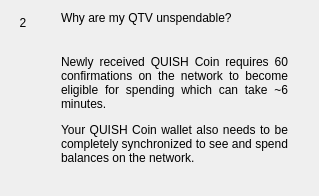
                  <widget class="QWidget" name="widgetFaq2" native="true">
                   <layout class="QHBoxLayout" name="horizontalPage2" stretch="0,1">
                    <item alignment="Qt::AlignTop">
                     <widget class="QLabel" name="labelNumber2">
                      <property name="minimumSize">
                       <size>
                        <width>24</width>
                        <height>24</height>
                       </size>
                      </property>
                      <property name="maximumSize">
                       <size>
                        <width>16777215</width>
                        <height>24</height>
                       </size>
                      </property>
                      <property name="text">
                       <string>2</string>
                      </property>
                      <property name="alignment">
                       <set>Qt::AlignCenter</set>
                      </property>
                     </widget>
                    </item>
                    <item>
                     <layout class="QVBoxLayout" name="verticalLayoutPage2">
                      <property name="spacing">
                       <number>0</number>
                      </property>
                      <property name="leftMargin">
                       <number>20</number>
                      </property>
                      <property name="rightMargin">
                       <number>20</number>
                      </property>
                      <item>
                       <widget class="QLabel" name="labelSubtitle2">
                        <property name="text">
                         <string>Why are my QTV unspendable?</string>
                        </property>
                        <property name="wordWrap">
                         <bool>true</bool>
                        </property>
                       </widget>
                      </item>
                      <item>
                       <spacer name="verticalSpacer_20">
                        <property name="orientation">
                         <enum>Qt::Vertical</enum>
                        </property>
                        <property name="sizeType">
                         <enum>QSizePolicy::Fixed</enum>
                        </property>
                        <property name="sizeHint" stdset="0">
                         <size>
                          <width>20</width>
                          <height>30</height>
                         </size>
                        </property>
                       </spacer>
                      </item>
                      <item>
                       <widget class="QLabel" name="labelContent2">
                        <property name="text">
                         <string>&lt;html&gt;&lt;head/&gt;&lt;body&gt;&lt;p align=&quot;justify&quot;&gt;Newly received QUISH Coin requires 60 confirmations on the network to become eligible for spending which can take ~6 minutes. &lt;/p&gt;&lt;p align=&quot;justify&quot;&gt;Your QUISH Coin wallet also needs to be completely synchronized to see and spend balances on the network. &lt;/p&gt;&lt;/body&gt;&lt;/html&gt;</string>
                        </property>
                        <property name="alignment">
                         <set>Qt::AlignLeading|Qt::AlignLeft|Qt::AlignTop</set>
                        </property>
                        <property name="wordWrap">
                         <bool>true</bool>
                        </property>
                       </widget>
                      </item>
                      <item>
                       <spacer name="verticalSpacer_21">
                        <property name="orientation">
                         <enum>Qt::Vertical</enum>
                        </property>
                        <property name="sizeHint" stdset="0">
                         <size>
                          <width>20</width>
                          <height>20</height>
                         </size>
                        </property>
                       </spacer>
                      </item>
                     </layout>
                    </item>
                   </layout>
                  </widget>
